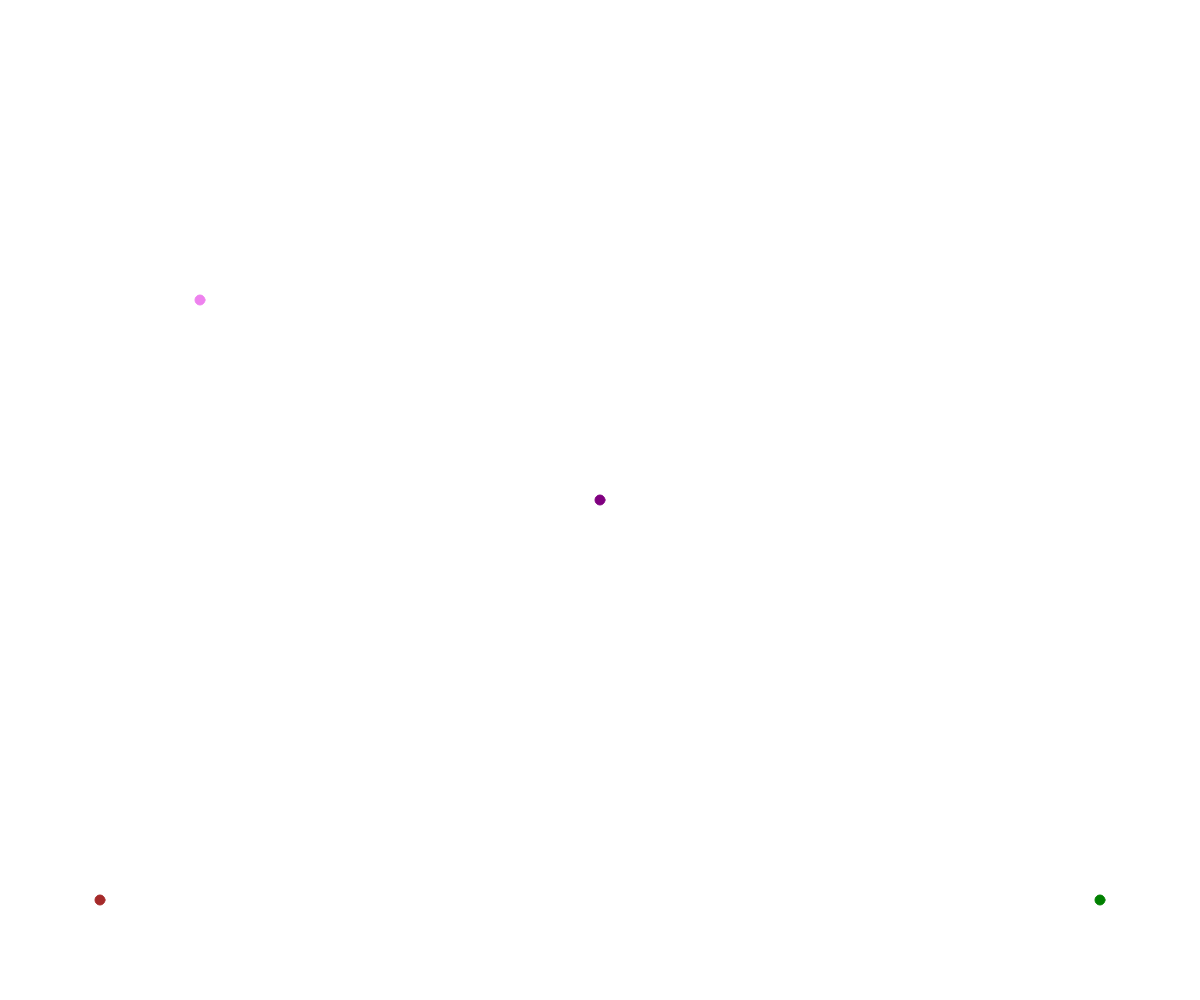
Frame 1 (no input)
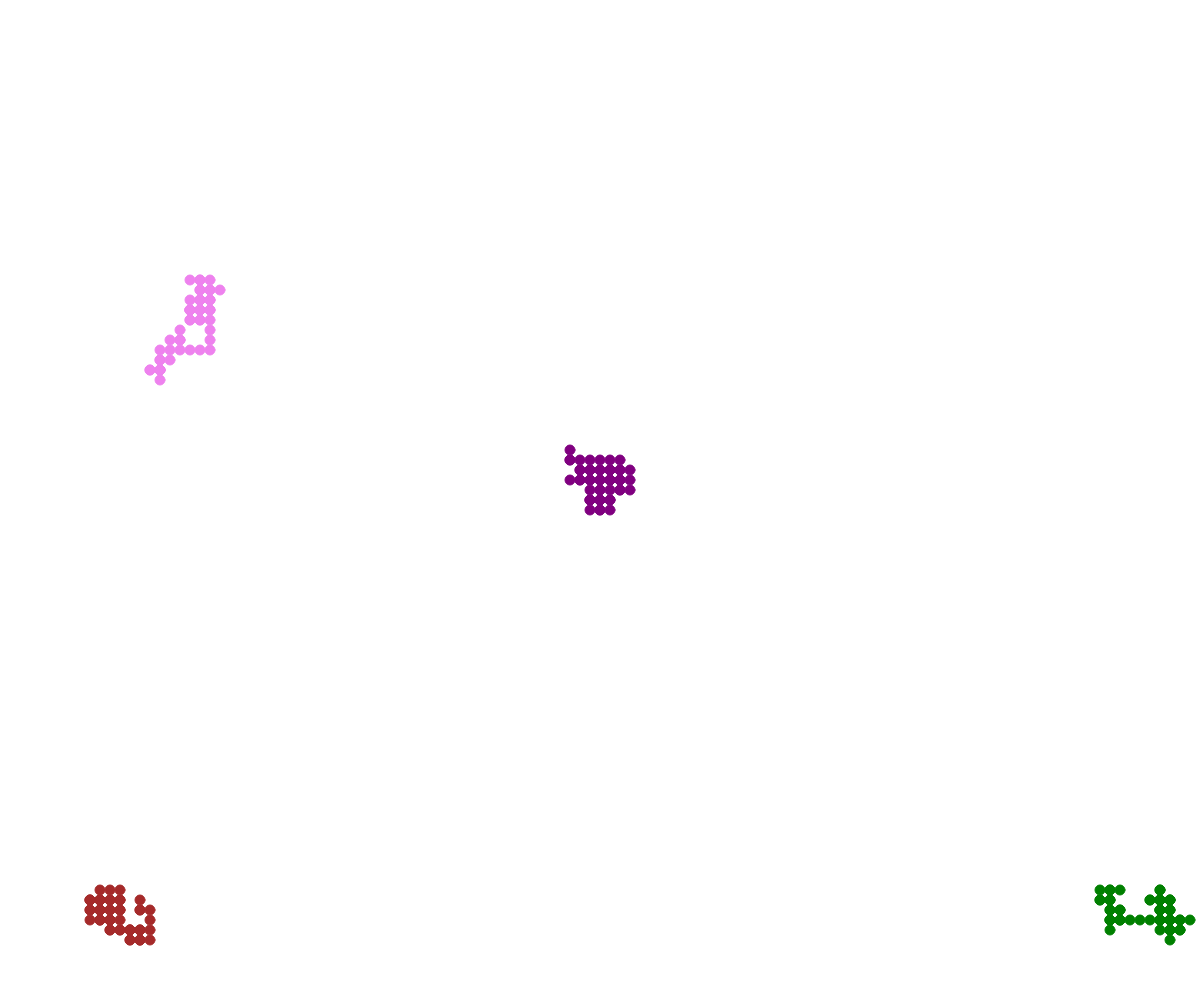
Frame 60 (no input)
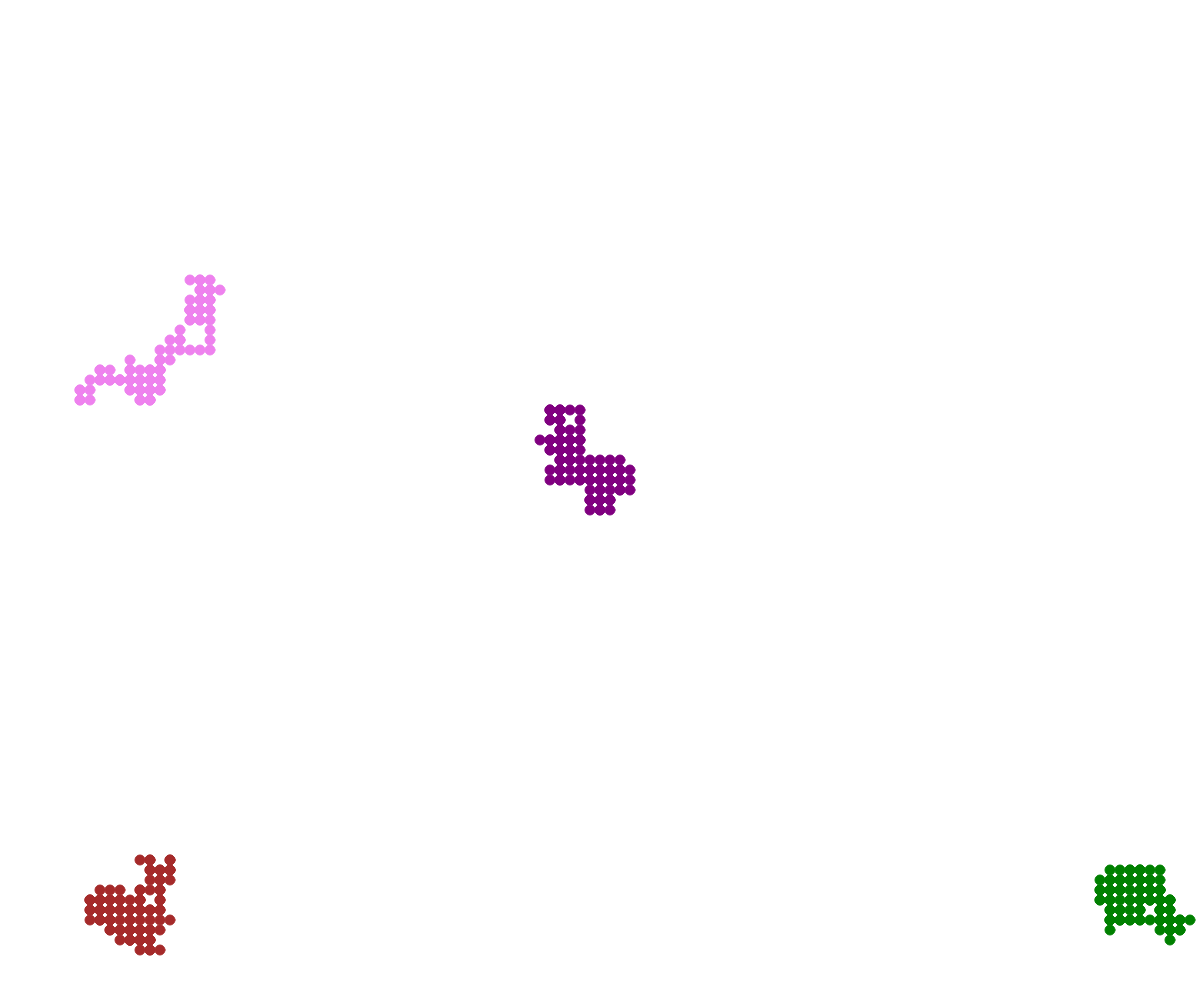
Frame 120 (the mouse pressed at the canvas centre since frame 60)

The p5.js sketch that drew these frames (run headless with seeded random() and noise() and a simulated clock; from frame 60 on, the mouse is pressed at the canvas centre):

// p5.js sketch
// ── sketch.js
// Project Title

class Walker {
  constructor(x, y) {
    this.x = x;
    this.y = y;
    this.speed = 10;
    this.color = "purple";
    this.radius = 5;
  }

  display() {
    stroke(this.color);
    fill(this.color);
    circle(this.x, this.y, this.radius*2);
  }

  move () {
    let choice = random(100);

    if (choice < 25) {
      this.y -= this.speed;
    }
    else if (choice < 50) {
      this.y += this.speed;
    }
    else if (choice < 75) {
      this.x += this.speed;
    }
    else {
      this.x -= this.speed;
    }
  }
}

let cheeseburger;
let hamburger;
let fry;
let rootbeer;

function setup() {
  createCanvas(windowWidth, windowHeight);
  cheeseburger = new Walker(width/2, height/2 );
  hamburger = new Walker(200, 300);
  hamburger.color = "violet";
  fry = new Walker(width-100, height-100);
  fry.color = "green";
  rootbeer = new Walker (100, height-100);
  rootbeer.color = "brown";
}

function draw() {
  cheeseburger.display();
  hamburger.display();
  fry.display();
  rootbeer.display();

  cheeseburger.move();
  hamburger.move();
  fry.move();
  rootbeer.move();
}
